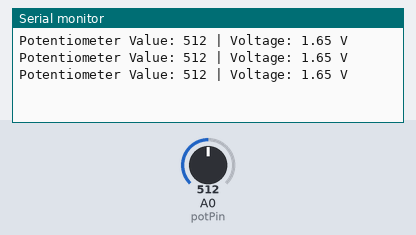
Simulated run of this sketch. Board: Arduino Zero (SAMD21). On the bench: the last lines printed to the serial monitor. The test bench sets the inputs (shaded band); at power-on: A0 (potPin) = 512.

Above: at 1.3 s.
1.4 s: A0 (potPin) set to 716
At 1.9 s:
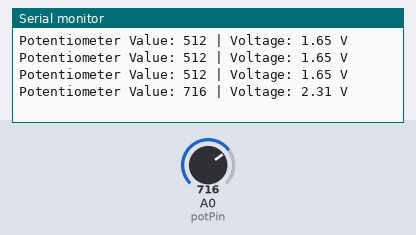
2.9 s: A0 (potPin) set to 900
At 3.4 s:
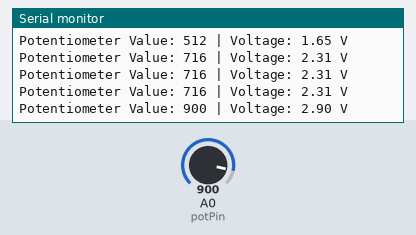
Timing chart, 0 to 5.9 s (numbered marks = the images above; inputs shaded):
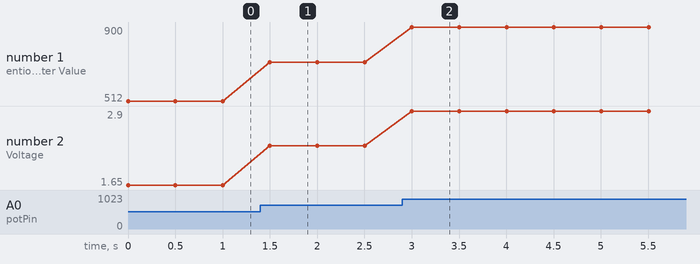

Measured:
- after the input at 1.4 s, the serial monitor: prints a new line after 0.10 s (image 1)
- after the input at 2.9 s, the serial monitor: prints a new line after 0.10 s (image 2)
- plotted number 1: 512 → 716 after the input at 1.4 s, 716 → 900 after the input at 2.9 s
- plotted number 2: 1.65 → 2.31 after the input at 1.4 s, 2.31 → 2.9 after the input at 2.9 s

The sketch:

Arancino_Analog_Read.ino
```cpp
#define Serial SerialUSB

const int potPin = A0; // Potentiometer connected to A0

void setup() {
  Serial.begin(9600); // Initialize serial communication
}

void loop() {
  int potValue = analogRead(potPin); // Read the potentiometer value (0-1023)
  float voltage = potValue * (3.3 / 1024.0); // Convert to voltage (3.3V max)

  // Print the raw value and corresponding voltage to the Serial Monitor
  Serial.print("Potentiometer Value: ");
  Serial.print(potValue);
  Serial.print(" | Voltage: ");
  Serial.print(voltage);
  Serial.println(" V");

  delay(500); // Wait 500 ms before the next reading
}
```
